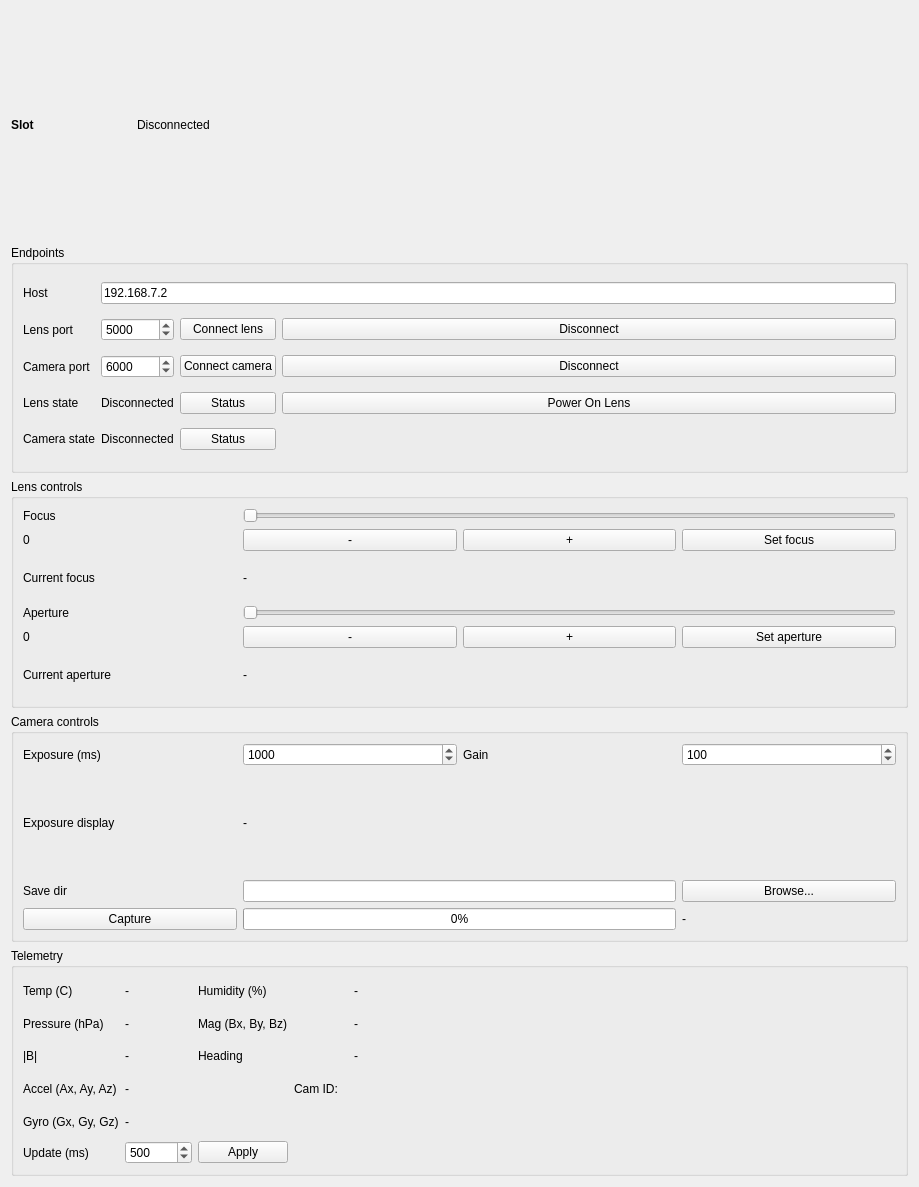
<?xml version="1.0" encoding="UTF-8"?>
<ui version="4.0">
 <class>DevicePanel</class>
 <widget class="QWidget" name="DevicePanel">
  <property name="geometry">
   <rect>
    <x>0</x>
    <y>0</y>
    <width>919</width>
    <height>1187</height>
   </rect>
  </property>
  <property name="minimumSize">
   <size>
    <width>420</width>
    <height>0</height>
   </size>
  </property>
  <layout class="QVBoxLayout" name="verticalLayout">
   <item>
    <layout class="QHBoxLayout" name="topBarLayout">
     <item>
      <widget class="QLabel" name="label_slotTitle">
       <property name="minimumSize">
        <size>
         <width>120</width>
         <height>0</height>
        </size>
       </property>
       <property name="styleSheet">
        <string notr="true">font-weight:600;</string>
       </property>
       <property name="text">
        <string>Slot</string>
       </property>
      </widget>
     </item>
     <item>
      <widget class="QLabel" name="label_overallStatus">
       <property name="text">
        <string>Disconnected</string>
       </property>
      </widget>
     </item>
     <item>
      <spacer name="spacerTop">
       <property name="orientation">
        <enum>Qt::Horizontal</enum>
       </property>
       <property name="sizeHint" stdset="0">
        <size>
         <width>40</width>
         <height>20</height>
        </size>
       </property>
      </spacer>
     </item>
    </layout>
   </item>
   <item>
    <widget class="QGroupBox" name="group_connection">
     <property name="title">
      <string>Endpoints</string>
     </property>
     <layout class="QGridLayout" name="gridEndpoints">
      <item row="0" column="0">
       <widget class="QLabel" name="label_host">
        <property name="text">
         <string>Host</string>
        </property>
       </widget>
      </item>
      <item row="0" column="1" colspan="3">
       <widget class="QLineEdit" name="edit_host">
        <property name="text">
         <string>192.168.7.2</string>
        </property>
       </widget>
      </item>
      <item row="1" column="0">
       <widget class="QLabel" name="label_lensPort">
        <property name="text">
         <string>Lens port</string>
        </property>
       </widget>
      </item>
      <item row="1" column="1">
       <widget class="QSpinBox" name="spin_lensPort">
        <property name="maximum">
         <number>65535</number>
        </property>
        <property name="value">
         <number>5000</number>
        </property>
       </widget>
      </item>
      <item row="1" column="2">
       <widget class="QPushButton" name="btn_lensConnect">
        <property name="text">
         <string>Connect lens</string>
        </property>
       </widget>
      </item>
      <item row="1" column="3">
       <widget class="QPushButton" name="btn_lensDisconnect">
        <property name="text">
         <string>Disconnect</string>
        </property>
       </widget>
      </item>
      <item row="2" column="0">
       <widget class="QLabel" name="label_cameraPort">
        <property name="text">
         <string>Camera port</string>
        </property>
       </widget>
      </item>
      <item row="2" column="1">
       <widget class="QSpinBox" name="spin_cameraPort">
        <property name="maximum">
         <number>65535</number>
        </property>
        <property name="value">
         <number>6000</number>
        </property>
       </widget>
      </item>
      <item row="2" column="2">
       <widget class="QPushButton" name="btn_cameraConnect">
        <property name="text">
         <string>Connect camera</string>
        </property>
       </widget>
      </item>
      <item row="2" column="3">
       <widget class="QPushButton" name="btn_cameraDisconnect">
        <property name="text">
         <string>Disconnect</string>
        </property>
       </widget>
      </item>
      <item row="3" column="0">
       <widget class="QLabel" name="label_lensState">
        <property name="text">
         <string>Lens state</string>
        </property>
       </widget>
      </item>
      <item row="3" column="1">
       <widget class="QLabel" name="value_lensState">
        <property name="text">
         <string>Disconnected</string>
        </property>
       </widget>
      </item>
      <item row="3" column="2">
       <widget class="QPushButton" name="btn_lensStatus">
        <property name="text">
         <string>Status</string>
        </property>
       </widget>
      </item>
      <item row="3" column="3">
       <widget class="QPushButton" name="btn_lensPower">
        <property name="text">
         <string>Power On Lens</string>
        </property>
       </widget>
      </item>
      <item row="4" column="0">
       <widget class="QLabel" name="label_cameraState">
        <property name="text">
         <string>Camera state</string>
        </property>
       </widget>
      </item>
      <item row="4" column="1">
       <widget class="QLabel" name="value_cameraState">
        <property name="text">
         <string>Disconnected</string>
        </property>
       </widget>
      </item>
      <item row="4" column="2">
       <widget class="QPushButton" name="btn_cameraStatus">
        <property name="text">
         <string>Status</string>
        </property>
       </widget>
      </item>
      <item row="4" column="3">
       <spacer name="spacerConn1">
        <property name="orientation">
         <enum>Qt::Horizontal</enum>
        </property>
        <property name="sizeHint" stdset="0">
         <size>
          <width>40</width>
          <height>20</height>
         </size>
        </property>
       </spacer>
      </item>
     </layout>
    </widget>
   </item>
   <item>
    <widget class="QGroupBox" name="group_lens">
     <property name="title">
      <string>Lens controls</string>
     </property>
     <layout class="QGridLayout" name="gridLens">
      <item row="0" column="0">
       <widget class="QLabel" name="label_focus">
        <property name="text">
         <string>Focus</string>
        </property>
       </widget>
      </item>
      <item row="0" column="1" colspan="3">
       <widget class="QSlider" name="focusValueSlider">
        <property name="minimum">
         <number>0</number>
        </property>
        <property name="maximum">
         <number>940</number>
        </property>
        <property name="orientation">
         <enum>Qt::Horizontal</enum>
        </property>
       </widget>
      </item>
      <item row="1" column="0">
       <widget class="QLabel" name="focusValueLabel">
        <property name="text">
         <string>0</string>
        </property>
       </widget>
      </item>
      <item row="1" column="1">
       <widget class="QPushButton" name="decrementFocusButton">
        <property name="text">
         <string>-</string>
        </property>
       </widget>
      </item>
      <item row="1" column="2">
       <widget class="QPushButton" name="incrementFocusButton">
        <property name="text">
         <string>+</string>
        </property>
       </widget>
      </item>
      <item row="1" column="3">
       <widget class="QPushButton" name="btn_focusSet">
        <property name="text">
         <string>Set focus</string>
        </property>
       </widget>
      </item>
      <item row="2" column="0">
       <widget class="QLabel" name="label_curFocus">
        <property name="text">
         <string>Current focus</string>
        </property>
       </widget>
      </item>
      <item row="2" column="1" colspan="3">
       <widget class="QLabel" name="value_curFocus">
        <property name="text">
         <string>-</string>
        </property>
       </widget>
      </item>
      <item row="3" column="0">
       <widget class="QLabel" name="label_aperture">
        <property name="text">
         <string>Aperture</string>
        </property>
       </widget>
      </item>
      <item row="3" column="1" colspan="3">
       <widget class="QSlider" name="apertureValueSlider">
        <property name="minimum">
         <number>0</number>
        </property>
        <property name="maximum">
         <number>510</number>
        </property>
        <property name="orientation">
         <enum>Qt::Horizontal</enum>
        </property>
       </widget>
      </item>
      <item row="4" column="0">
       <widget class="QLabel" name="apertureValueLabel">
        <property name="text">
         <string>0</string>
        </property>
       </widget>
      </item>
      <item row="4" column="1">
       <widget class="QPushButton" name="decrementApertureButton">
        <property name="text">
         <string>-</string>
        </property>
       </widget>
      </item>
      <item row="4" column="2">
       <widget class="QPushButton" name="incrementApertureButton">
        <property name="text">
         <string>+</string>
        </property>
       </widget>
      </item>
      <item row="4" column="3">
       <widget class="QPushButton" name="btn_apertureSet">
        <property name="text">
         <string>Set aperture</string>
        </property>
       </widget>
      </item>
      <item row="5" column="0">
       <widget class="QLabel" name="label_curAperture">
        <property name="text">
         <string>Current aperture</string>
        </property>
       </widget>
      </item>
      <item row="5" column="1" colspan="3">
       <widget class="QLabel" name="value_curAperture">
        <property name="text">
         <string>-</string>
        </property>
       </widget>
      </item>
     </layout>
    </widget>
   </item>
   <item>
    <widget class="QGroupBox" name="group_camera">
     <property name="title">
      <string>Camera controls</string>
     </property>
     <layout class="QGridLayout" name="gridCamera">
      <item row="2" column="3">
       <widget class="QPushButton" name="btn_browseSaveDir">
        <property name="text">
         <string>Browse...</string>
        </property>
       </widget>
      </item>
      <item row="1" column="1" colspan="3">
       <widget class="QLabel" name="value_exposureFriendly">
        <property name="text">
         <string>-</string>
        </property>
       </widget>
      </item>
      <item row="1" column="0">
       <widget class="QLabel" name="label_exposureFriendly">
        <property name="text">
         <string>Exposure display</string>
        </property>
       </widget>
      </item>
      <item row="0" column="1">
       <widget class="QSpinBox" name="spin_exposureMs">
        <property name="maximum">
         <number>600000</number>
        </property>
        <property name="value">
         <number>1000</number>
        </property>
       </widget>
      </item>
      <item row="0" column="3">
       <widget class="QSpinBox" name="spin_gain">
        <property name="maximum">
         <number>600</number>
        </property>
        <property name="value">
         <number>100</number>
        </property>
       </widget>
      </item>
      <item row="2" column="1" colspan="2">
       <widget class="QLineEdit" name="edit_saveDir"/>
      </item>
      <item row="0" column="0">
       <widget class="QLabel" name="label_exposure">
        <property name="text">
         <string>Exposure (ms)</string>
        </property>
       </widget>
      </item>
      <item row="0" column="2">
       <widget class="QLabel" name="label_gain">
        <property name="text">
         <string>Gain</string>
        </property>
       </widget>
      </item>
      <item row="2" column="0">
       <widget class="QLabel" name="label_saveDir">
        <property name="text">
         <string>Save dir</string>
        </property>
       </widget>
      </item>
      <item row="3" column="0">
       <widget class="QPushButton" name="btn_capture">
        <property name="text">
         <string>Capture</string>
        </property>
       </widget>
      </item>
      <item row="3" column="3">
       <widget class="QLabel" name="value_lastFile">
        <property name="text">
         <string>-</string>
        </property>
       </widget>
      </item>
      <item row="3" column="1" colspan="2">
       <widget class="QProgressBar" name="progress_capture">
        <property name="value">
         <number>0</number>
        </property>
       </widget>
      </item>
     </layout>
    </widget>
   </item>
   <item>
    <widget class="QGroupBox" name="group_telemetry">
     <property name="title">
      <string>Telemetry</string>
     </property>
     <layout class="QGridLayout" name="gridTelemetry">
      <item row="3" column="0">
       <widget class="QLabel" name="label_accel">
        <property name="text">
         <string>Accel (Ax, Ay, Az)</string>
        </property>
       </widget>
      </item>
      <item row="2" column="5">
       <widget class="QLabel" name="value_hdg">
        <property name="text">
         <string>-</string>
        </property>
       </widget>
      </item>
      <item row="1" column="2">
       <widget class="QLabel" name="label_mag">
        <property name="text">
         <string>Mag (Bx, By, Bz)</string>
        </property>
       </widget>
      </item>
      <item row="0" column="0">
       <widget class="QLabel" name="label_temp">
        <property name="text">
         <string>Temp (C)</string>
        </property>
       </widget>
      </item>
      <item row="5" column="0">
       <widget class="QLabel" name="label_interval">
        <property name="text">
         <string>Update (ms)</string>
        </property>
       </widget>
      </item>
      <item row="5" column="1">
       <widget class="QSpinBox" name="spin_telemetryIntervalMs">
        <property name="maximum">
         <number>600000</number>
        </property>
        <property name="value">
         <number>500</number>
        </property>
       </widget>
      </item>
      <item row="0" column="1">
       <widget class="QLabel" name="value_temp">
        <property name="text">
         <string>-</string>
        </property>
       </widget>
      </item>
      <item row="5" column="2">
       <widget class="QPushButton" name="btn_applyTelemetryInterval">
        <property name="text">
         <string>Apply</string>
        </property>
       </widget>
      </item>
      <item row="2" column="0">
       <widget class="QLabel" name="label_bmag">
        <property name="text">
         <string>|B|</string>
        </property>
       </widget>
      </item>
      <item row="1" column="5">
       <widget class="QLabel" name="value_mag">
        <property name="text">
         <string>-</string>
        </property>
       </widget>
      </item>
      <item row="4" column="0">
       <widget class="QLabel" name="label_gyro">
        <property name="text">
         <string>Gyro (Gx, Gy, Gz)</string>
        </property>
       </widget>
      </item>
      <item row="0" column="5">
       <widget class="QLabel" name="value_humidity">
        <property name="text">
         <string>-</string>
        </property>
       </widget>
      </item>
      <item row="1" column="0">
       <widget class="QLabel" name="label_press">
        <property name="text">
         <string>Pressure (hPa)</string>
        </property>
       </widget>
      </item>
      <item row="2" column="1">
       <widget class="QLabel" name="value_bmag">
        <property name="text">
         <string>-</string>
        </property>
       </widget>
      </item>
      <item row="4" column="1" colspan="2">
       <widget class="QLabel" name="value_gyro">
        <property name="text">
         <string>-</string>
        </property>
       </widget>
      </item>
      <item row="2" column="2">
       <widget class="QLabel" name="label_hdg">
        <property name="text">
         <string>Heading</string>
        </property>
       </widget>
      </item>
      <item row="5" column="5">
       <spacer name="spacerTele">
        <property name="orientation">
         <enum>Qt::Horizontal</enum>
        </property>
        <property name="sizeHint" stdset="0">
         <size>
          <width>40</width>
          <height>20</height>
         </size>
        </property>
       </spacer>
      </item>
      <item row="1" column="1">
       <widget class="QLabel" name="value_pressure">
        <property name="text">
         <string>-</string>
        </property>
       </widget>
      </item>
      <item row="3" column="3">
       <widget class="QLabel" name="label">
        <property name="text">
         <string>Cam ID: </string>
        </property>
       </widget>
      </item>
      <item row="0" column="2">
       <widget class="QLabel" name="label_hum">
        <property name="text">
         <string>Humidity (%)</string>
        </property>
       </widget>
      </item>
      <item row="3" column="1" colspan="2">
       <widget class="QLabel" name="value_accel">
        <property name="text">
         <string>-</string>
        </property>
       </widget>
      </item>
      <item row="3" column="4" colspan="2">
       <widget class="QLabel" name="value_id">
        <property name="text">
         <string/>
        </property>
       </widget>
      </item>
     </layout>
    </widget>
   </item>
  </layout>
 </widget>
 <resources/>
 <connections/>
</ui>
